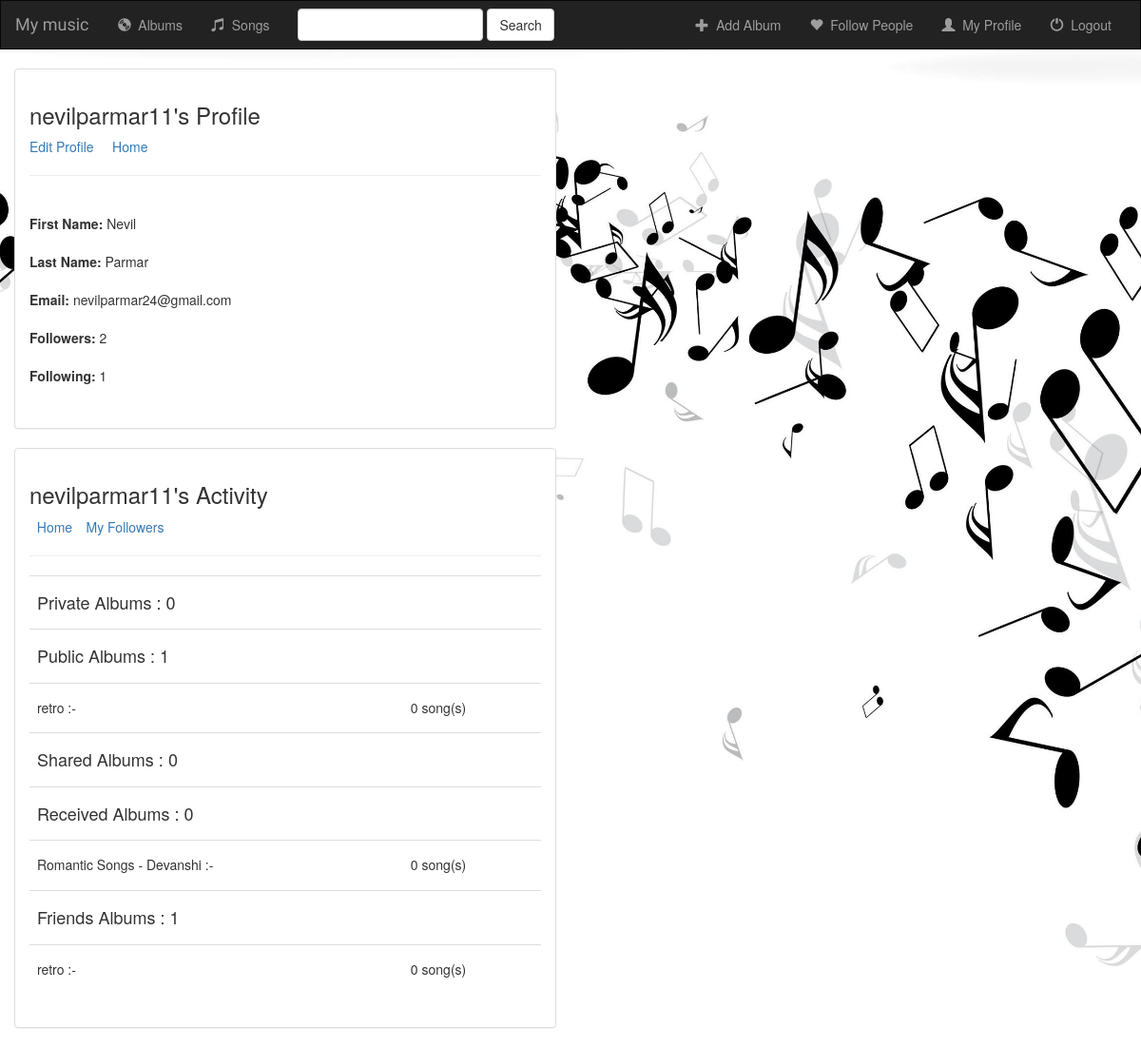
Before: /users/profile/ (signed in) with the older database file.
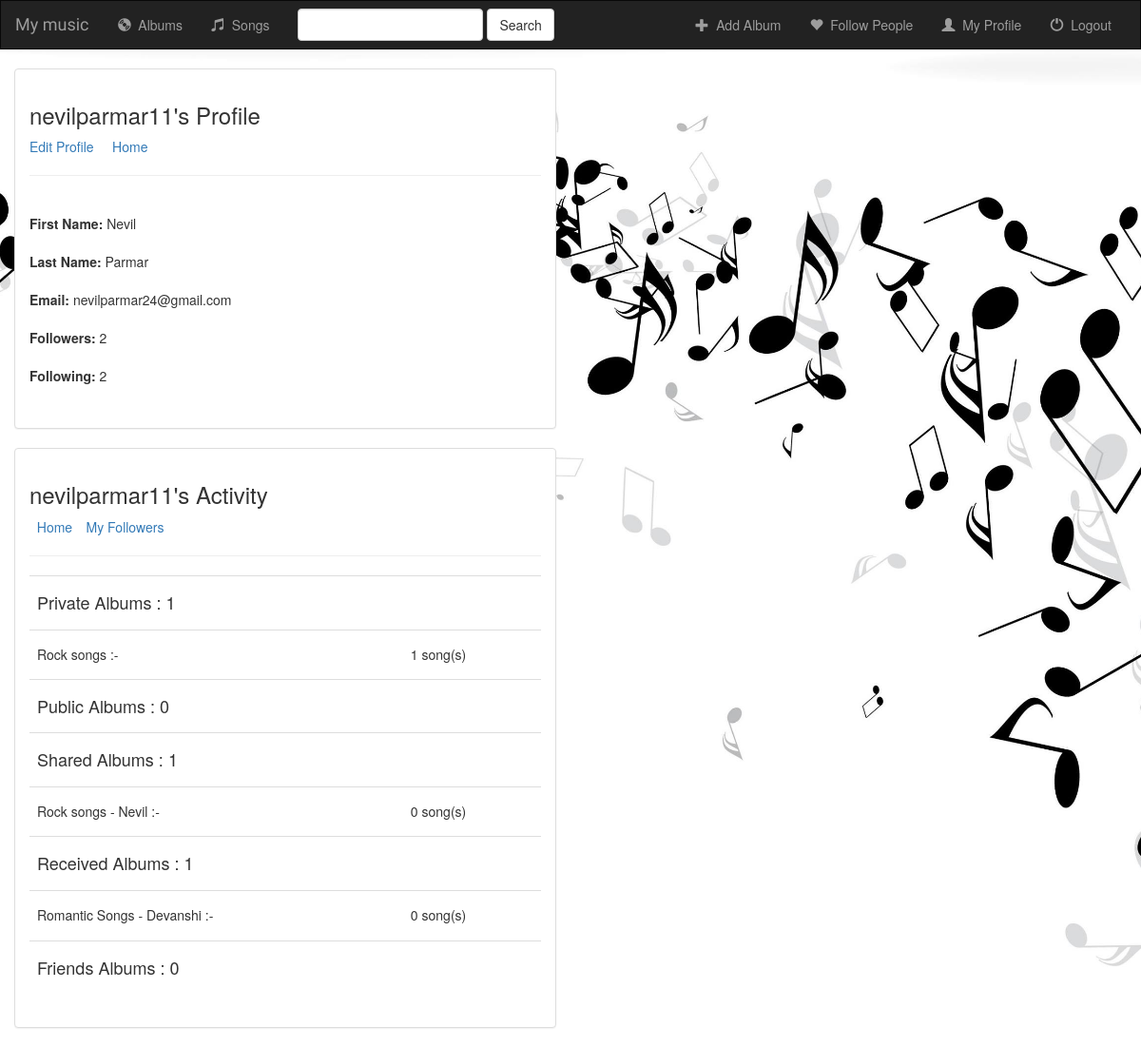
After: the same page with the newer database file.
### music/models.py (models this page shows)
class Album(models.Model):
    user = models.ForeignKey(User, default=1,on_delete=models.CASCADE)
    artist = models.CharField(max_length=250)
    album_title = models.CharField(max_length=500)
    genre = models.CharField(max_length=100)
    album_logo = models.FileField(upload_to="album_logos/")
    is_favorite = models.BooleanField(default=False)
    is_private = models.BooleanField(default=True,help_text="Is this a private album ? ")
    total_songs = models.IntegerField(default=0)
    shared = models.BooleanField(default=False)
    def __str__(self):
        return self.album_title + ' - ' + self.artist

class Shared_album(models.Model):
    owner = models.ForeignKey(User,on_delete=models.CASCADE,related_name='%(class)s_album_sender')
    receiver = models.ForeignKey(User, on_delete=models.CASCADE,related_name='%(class)s_album_receiver')
    album_title = models.ForeignKey(Album,on_delete=models.CASCADE)

### users/views.py (the view)
# urls.py: path('profile/', views.profile, name="profile"),
def profile(request):
    followee = Friend.objects.filter(follower__username__exact=request.user.username)
    following_count = followee.count()
    friends_albums = []
    for follo in followee:
        x = Album.objects.filter(Q(user=follo.followee)).exclude(is_private=True)
        friends_albums = list(chain(friends_albums, x))
    print(friends_albums)
    received_albums = Shared_album.objects.filter(receiver=request.user)
    public_albums = Album.objects.exclude(user=request.user).filter(is_private=False)
    private_albums = Album.objects.filter(user=request.user,is_private=True)
    followers = Friend.objects.filter(followee__username__exact=request.user.username)
    followers_count = followers.count()
    list_of_ids = []
    for pa in private_albums:
        list_of_ids.append(pa.id)
    shared_albums = Shared_album.objects.filter(album_title_id__in=list_of_ids)
    context = {
        'private_albums': private_albums,  # unique albums
        'received_albums': received_albums,
        'public_albums': public_albums,
        'shared_albums':shared_albums,
        'friends_albums': friends_albums,
        'following_count':following_count,
        'followers_count': followers_count
    }
    return render(request, 'users/profile.html', context)

### templates/users/profile.html (shortened to what the changed rows need)
{% extends 'base.html' %}
{% block body %}
    <div class="container-fluid">
        <div class="row">
            <div class="col-sm-12 col-md-6">
                <div class="panel panel-default">
                    <div class="panel-body">
                        <h3>{{ request.session.username }}'s Profile</h3>
                        <a href="{% url 'users:edit_profile' %}">Edit Profile</a>&nbsp;&nbsp;&nbsp;&nbsp;
                        <a href="{% url 'users:index' %}">Home</a>
                        <hr>
                        <br>
                        <p>
                            <b>First Name:</b> {{ request.session.first_name }}<br><br>
                            <b>Last Name:</b> {{ request.session.last_name }} <br><br>
                            <b>Email:</b> {{ request.session.email }} <br><br>
                            <b>Followers:</b> {{ followers_count }} <br><br>
                            <b>Following:</b> {{ following_count }} <br><br>
                        </p>
                    </div>
                </div>
            </div>
        </div>
        <div class="row">
            <div class="col-sm-12 col-md-6">
                <div class="panel panel-default">
                    <div class="panel-body">
                        <table class="table">
                            <tbody>
                            <tr>
                                <td colspan="2"><h4>Private Albums : {{ private_albums | length }} <br></h4></td>
                            </tr>
                            <tr>
                                {% for album in private_albums %}
                                    <td><h5>{{ album.album_title }} :- <br></h5></td>
                                    {% ifequal album.total_songs null %}
                                        <td><h5> 0 song(s) <br></h5></td>
                                    {% else %}
                                        <td><h5>{{ album.total_songs }} song(s) <br></h5></td>
                                    {% endifequal %}
                                {% endfor %}
                            </tr>
                            <tr>
                                <td colspan="2"><h4>Public Albums : {{ public_albums | length }} <br></h4></td>
                            </tr>
                            <tr>
                                {% for album in public_albums %}
                                    <td><h5>{{ album.album_title }} :- <br></h5></td>
                                    {% ifequal album.total_songs null %}
                                        <td><h5> 0 song(s) <br></h5></td>
                                    {% else %}
                                        <td><h5>{{ album.total_songs }} song(s) <br></h5></td>
                                    {% endifequal %}
                                {% endfor %}
                            </tr>
                            <tr>
                                <td colspan="2"><h4>Shared Albums : {{ shared_albums | length }} <br></h4></td>
                            </tr>
                            <tr>
                                {% for album in shared_albums %}
                                    <td><h5>{{ album.album_title }} :- <br></h5></td>
                                    {% ifequal album.total_songs null %}
                                        <td><h5> 0 song(s) <br></h5></td>
                                    {% else %}
                                        <td><h5>{{ album.total_songs }} song(s) <br></h5></td>
                                    {% endifequal %}
                                {% endfor %}
                            </tr>
                            <tr>
                                <td colspan="2"><h4>Received Albums : {{ shared_albums | length }} <br></h4></td>
                            </tr>
                            <tr>
                                {% for album in received_albums %}
                                    <td><h5>{{ album.album_title }} :- <br></h5></td>
                                    {% ifequal album.total_songs null %}
                                        <td><h5> 0 song(s) <br></h5></td>
                                    {% else %}
                                        <td><h5>{{ album.total_songs }} song(s) <br></h5></td>
                                    {% endifequal %}
                                {% endfor %}
                            </tr>
                            <tr>
                                <td colspan="2"><h4>Friends Albums : {{ friends_albums | length }} <br></h4></td>
                            </tr>
                            <tr>
                                {% for album in friends_albums %}
                                    <td><h5>{{ album.album_title }} :- <br></h5></td>
                                    {% ifequal album.total_songs null %}
                                        <td><h5> 0 song(s) <br></h5></td>
                                    {% else %}
                                        <td><h5>{{ album.total_songs }} song(s) <br></h5></td>
                                    {% endifequal %}
                                {% endfor %}
                            </tr>
                            </tbody>
                        </table>
                    </div>
                </div>
            </div>
        </div>
    </div>
{% endblock %}

Changed rows visible on the page:
removed Album: album_title "retro", total_songs "0"
now on this page (row edited): Album: album_title "Rock songs", total_songs "1", shown under "Private Albums : 1"
now on this page (row unchanged): Shared_album: album_title "Rock songs - Nevil", shown under "Shared Albums : 1"
Other visible differences:
{{ following_count }}: "1" → "2"
{{ private_albums | length }}: "0" → "1"
{{ public_albums | length }}: "1" → "0"
{{ shared_albums | length }}: "0" → "1"
{{ friends_albums | length }}: "1" → "0"
